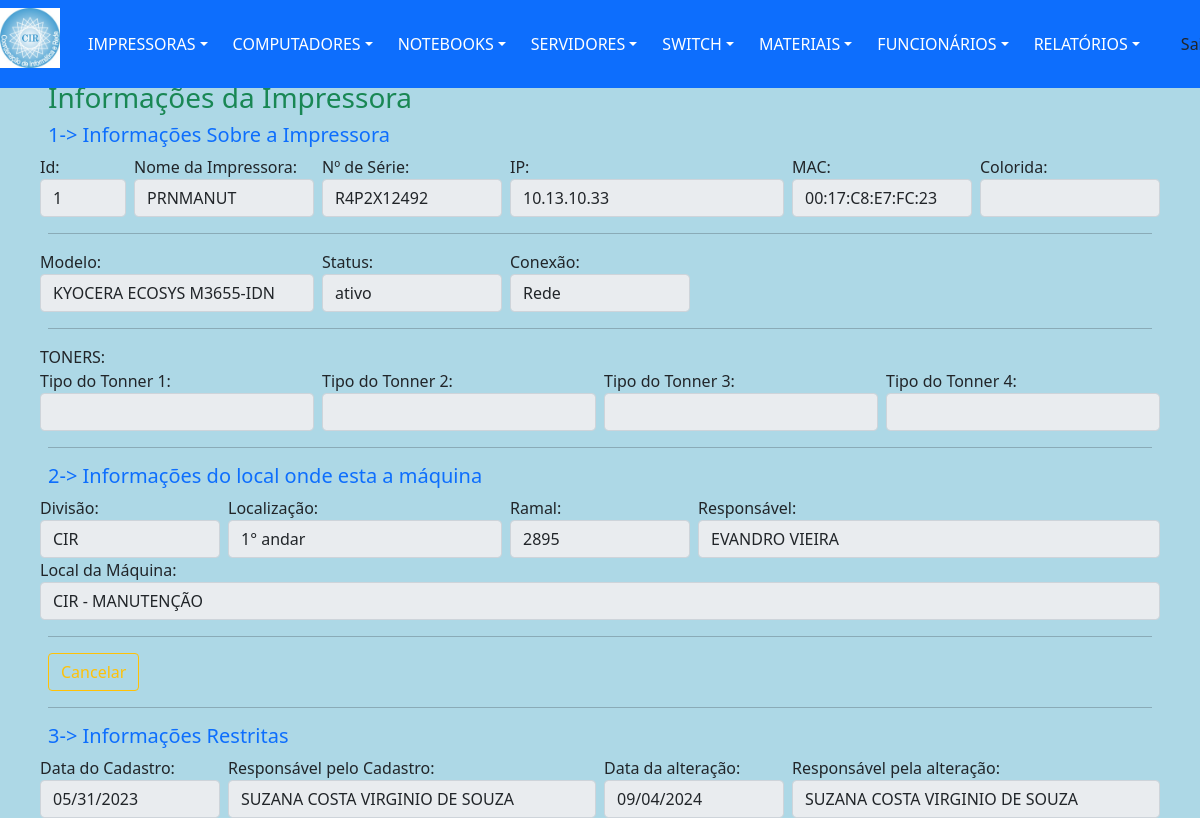
Page /views/impressoraDetalhes.php?action=1&id=1 (signed in) on the committed database.
### tables this page shows
CREATE TABLE `impressoras` (
  `idImpressora` int(11) NOT NULL,
  `nomeImpressora` varchar(20) DEFAULT NULL,
  `numSerie` varchar(50) DEFAULT NULL,
  `ipImpressora` varchar(15) DEFAULT NULL,
  `macImpressora` varchar(20) DEFAULT NULL,
  `tipoToner` int(11) DEFAULT NULL,
  `statusImpressora` varchar(7) DEFAULT NULL,
  `conexaoImp` varchar(5) DEFAULT 'Rede',
  `modeloImpressora` int(11) DEFAULT NULL,
  `dataCadastro` date DEFAULT NULL,
  `respCadastro` varchar(30) DEFAULT NULL,
  `dataAltCadastro` date DEFAULT NULL,
  `respAltCadastro` varchar(30) DEFAULT NULL,
  `obsImpressora` varchar(255) DEFAULT NULL,
  `idFuncionario` int(11) DEFAULT NULL,
  `idSetor` int(11) DEFAULT NULL
);

CREATE TABLE `modeloImpressora` (
  `idModelo` int(11) NOT NULL,
  `statusModelo` varchar(8) DEFAULT NULL,
  `modeloImpressora` varchar(250) DEFAULT NULL
);

CREATE TABLE `setor` (
  `idSetor` int(11) NOT NULL,
  `idDivisao` int(11) DEFAULT NULL,
  `localizacao` varchar(10) DEFAULT NULL,
  `ramal` varchar(4) DEFAULT NULL,
  `respSetor` varchar(30) DEFAULT NULL,
  `nomeLocal` varchar(150) DEFAULT NULL
);

CREATE TABLE `divisao` (
  `idDivisao` int(11) NOT NULL,
  `divisao` varchar(10) DEFAULT NULL
);

### dao/DAO-controleCir.php (called while the page is built, shortened)
<?php
	class ControleCirDAO
		{
            public function ListarOpcao($nomeTabela, $tipoOpcao, $valorOpcao)
                {
                    $conn = Database::connect();
                    $conn->exec('SET CHARACTER SET utf8');
                    $sql = "SELECT * FROM $nomeTabela WHERE $tipoOpcao LIKE '$valorOpcao' ";
                    try
                        {
                            $listar = $conn->query($sql);
                            $buscar = $listar->fetchAll(PDO::FETCH_OBJ);
                            $numRows = $listar->rowCount();
                        }
                    catch (PDOException $exc)
                        {
                            $buscar = $exc->getTraceAsString();
                        }
                    return $buscar;
                }
            public function Verificar($nomeTabela, $opcao1, $valor1)
                {
                    $conn = Database::connect();
                    $conn->exec('SET CHARACTER SET utf8');
                    $sql = "SELECT * FROM $nomeTabela WHERE $opcao1 = '$valor1' ";
                    try
                        {
                            $listar = $conn->query($sql);
                            $buscar = $listar->fetchAll(PDO::FETCH_OBJ);
                            $numRows = $listar->rowCount();
                        }
                    catch (PDOException $exc)
                        {
                            $buscar = $exc->getTraceAsString();
                        }
                    return $buscar;
                }
            public function Buscalocal($idSetor)
                {
                    $conn = Database::connect();
                    $conn->exec('SET CHARACTER SET utf8');
                    $sql = "SELECT * FROM setor s, divisao d
                    WHERE s.idSetor = '$idSetor'
                    AND s.idDivisao = d.idDivisao";
                     try
                        {
                            $listar = $conn->query($sql);
                            $buscar = $listar->fetchAll(PDO::FETCH_OBJ);
                        }
                    catch (PDOException $exc)
                        {
                            $buscar = $exc->getTraceAsString();
                        }
                    return $buscar;
                }
        }
?>

### controllers/impressoraBuscar.php (called while the page is built, shortened)
<?php
	include "../dao/DAO-controleCir.php";
    $idImpressora =  $_GET['id'];
    $nomeTabela = "impressoras";
    $opcao1 = "idImpressora";
    $valor1 = $idImpressora;
	$impAltDAO = new ControleCirDAO();
	foreach($impAltDAO->Verificar($nomeTabela, $opcao1, $valor1) as $imp)
		{
			$idImpressora = $imp->idImpressora;
			$nomeImpressora = $imp->nomeImpressora;
			$numSerie = $imp->numSerie;
            $ipImpressora = $imp->ipImpressora;
			$macImpressora = $imp->macImpressora;
			$colorida = $imp->colorida;
			$statusImpressora = $imp->statusImpressora;
			$conexaoImp = $imp->conexaoImp;
			$modeloImpressoraBd = $imp->modeloImpressora;
			$modeloDAO = new ControleCirDAO();
			$nomeTabela = "modeloImpressora";
			$tipoOpcao = "idModelo";
			foreach ($modeloDAO->ListarOpcao($nomeTabela, $tipoOpcao, $modeloImpressoraBd) as $res)
				{
					$modeloImpressora = $res->modeloImpressora;
				}
			$dataCadastroA = $imp->dataCadastro;
			$respCadastro = $imp->respCadastro;
            $idSetor = $imp->idSetor;
			$setorDAO = new ControleCirDAO();
			foreach($setorDAO->Buscalocal($idSetor) as $Setor)
				{
					$divisao1 = $Setor->divisao;
					$localizacao1 = $Setor->localizacao;
					$nomeLocal1 = $Setor->nomeLocal;
					$ramal1 = $Setor->ramal;
					$respSetComp1 = $Setor->respSetor;
				}
		}
?>

### views/impressoraDetalhes.php (the view, shortened to what this page needs)
<?php
    include "../template/menuPrincipal.php";
    require_once '../controllers/impressoraBuscar.php';
    include_once "../dao/DAO-controleCir.php";
?>
        <nav class="navbar navbar-dark">
            <div class="line col-md-12 p-5 position-absolute start-5 top-0 bottom-50 end-250">
                <h3 class="text-success">Informações da Impressora</h3>
                <form name="cadastro" id="cadastro" >
                    <fieldset>
                        <div class="row">
                            <label>
                                <h5 class="text-primary">1-> Informações Sobre a Impressora</h5>
                            </label>
                        </div>
                        <div class="row">
                            <div class="col px-md-1 col-md-1">
                                <label for="inputSuccess" class="control-label">Id:</label>
                                <input type="text" class="form-control" value="<?= $idImpressora;
                                                                                $_SESSION['idImpressora'] = $idImpressora; ?>" disabled>
                            </div>
                            <div class="col px-md-1 col-md-2">
                                <label for="inputSuccess" class="control-label">Nome da Impressora:</label>
                                <input type="text" class="form-control" value="<?= $nomeImpressora;
                                                                                $_SESSION['antNomeImp'] = $nomeImpressora; ?>" disabled>
                            </div>
                            <div class="col px-md-1 col-md-2">
                                <label for="inputSuccess" class="control-label">Nº de Série: </label>
                                <input type="text" class="form-control" value="<?= $numSerie;
                                                                                $_SESSION['antNumSerie'] = $numSerie ?>" disabled>
                            </div>
                            <div class="col px-md-1 col-md-3">
                                <label for="inputSuccess" class="control-label">IP: </label>
                                <input type="text" class="form-control" value="<?= $ipImpressora;
                                                                                $_SESSION['antNumIp'] = $ipImpressora ?>" disabled>
                            </div>
                            <div class="col px-md-1 col-md-2">
                                <label for="inputSuccess" class="control-label">MAC:</label>
                                <input type="text" class="form-control" value="<?= $macImpressora;
                                                                                $_SESSION['antNumMac'] = $macImpressora ?>" disabled>
                            </div>
                             <div class="col px-md-1 col-md-2">
                                <label for="inputSuccess" class="control-label">Colorida:</label>
                                <input type="text" class="form-control" value="<?= $colorida;
                                                                                $_SESSION['colorida'] = $colorida ?>" disabled>
                            </div>
                        </div>
                        <hr>
                        <div class="row">
                            <div class="col px-md-1 col-md-3">
                                <label for="inputSuccess" class="control-label">Modelo:</label>
                                <input type="text" class="form-control" value="<?php echo $modeloImpressora; ?>" disabled>
                            </div>
                            <div class="col px-md-1 col-md-2">
                                <label for="inputSuccess" class="control-label">Status:</label>
                                <input type="text" class="form-control" value="<?php echo $statusImpressora; ?>" disabled>
                            </div>
                            <div class="col px-md-1 col-md-2">
                                <label for="inputSuccess" class="control-label">Conexão:</label>
                                <input type="text" class="form-control" value="<?php echo $conexaoImp; ?>" disabled>
                            </div>
                        </div>
                        <hr>
                        <div class="row">
                            <div class="col px-md-1 col-md-12">
                                <label for="inputSuccess" class="control-label">TONERS:</label>
                            </div>
                        </div>
                        <div class="row">
                            <div class="col px-md-1 col-md-3">
                                <label class="control-label">Tipo do Tonner 1:</label>
                                <input type="text" class="form-control" value="<?php echo $tp[1]; ?>" disabled>
                            </div>
                            <div class="col px-md-1 col-md-3">
                                <label class="control-label">Tipo do Tonner 2:</label>
                                <input type="text" class="form-control" value="<?php echo $tp[2]; ?>" disabled>
                            </div>
                            <div class="col px-md-1 col-md-3">
                                <label class="control-label">Tipo do Tonner 3:</label>
                                <input type="text" class="form-control" value="<?php echo $tp[3]; ?>" disabled>
                            </div>
                            <div class="col px-md-1 col-md-3">
                                <label class="control-label">Tipo do Tonner 4:</label>
                                <input type="text" class="form-control" value="<?php echo $tp[4]; ?>" disabled>
                            </div>
                        </div>
                        <hr>
                        <div class="row">
                            <label>
                                <h5 class="text-primary">2-> Informações do local onde esta a máquina</h5>
                            </label>
                        </div>
                        <div class="row">
                            <div class="col px-md-1 col-md-2">
                                <label for="inputSuccess" class="control-label">Divisão:</label>
                                <input type="text" class="form-control" value="<?php echo $divisao1; ?>" disabled>
                            </div>
                            <div class="col px-md-1 col-md-3">
                                <label for="inputSuccess" class="control-label">Localização:</label>
                                <input type="text" class="form-control" value="<?php echo $localizacao1; ?>" disabled>
                            </div>
                            <div class="col px-md-1 col-md-2">
                                <label for="inputSuccess" class="control-label">Ramal: </label>
                                <input type="text" class="form-control" value="<?php echo $ramal1; ?>" disabled>
                            </div>
                            <div class="col px-md-1 col-md-5">
                                <label for="inputSuccess" class="control-label">Responsável: </label>
                                <input type="text" class="form-control" value="<?= $respSetComp1; ?>" disabled>
                            </div>
                        </div>
                        <div class="row">
                            <div class="col px-md-1 col-md-12">
                                <label for="inputSuccess" class="control-label">Local da Máquina: </label>
                                <input type="text" class="form-control" value="<?= $nomeLocal1; ?>" disabled>
                            </div>
                        </div>
                        <hr>
                        <div id="actions" class="row">
                            <div class="col-md-2">
                                <a href="../template/menuPrincipal.php"><button type="button" class="btn btn-outline-warning">Cancelar</button></a>
                            </div>
                        </div>
                        <hr>
                        <div class="row">
                            <label>
                                <h5 class="text-primary">3-> Informações Restritas</h5>
                            </label>
                        </div>
                        <div class="row">
                            <div class="col px-md-1 col-md-2">
                                <label for="inputSuccess" class="control-label">Data do Cadastro:</label>
                                <input type="date" class="form-control" value="<?= $dataCadastroA;
                                                                                $_SESSION['datacadastro'] = $dataCadastroA ?>" disabled>
                            </div>
                            <div class="col px-md-1 col-md-4">
                                <label for="inputSuccess" class="control-label">Responsável pelo Cadastro:</label>
                                <input type="text" class="form-control" value="<?= $respCadastro;
                                                                                $_SESSION['respCadastro'] = $respCadastro ?>" disabled>
                            </div>
                            <div class="col px-md-1 col-md-2">
                                <label for="inputSuccess" class="control-label">Data da alteração:</label>
                                <input type="date" class="form-control" value="<?php $date = date('Y-m-d');
                                                                                echo $date;
                                                                                $_SESSION['data'] = $date ?>" disabled>
                            </div>
                            <div class="col px-md-1 col-md-4">
                                <label for="inputSuccess" class="control-label">Responsável pela alteração:</label>
                                <input type="text" class="form-control" value="<?= $_SESSION['nomeFuncionario'] ?>" disabled>
                            </div>
                        </div>
                    </fieldset>
                </form>
            </div>
        </nav>
    </body>
</html>

### template/menuPrincipal.php (style rules this page uses)
body { background-color: #ADD8E6; }

### rows in the picture
impressoras: idImpressora "1", nomeImpressora "PRNMANUT", numSerie "R4P2X12492", ipImpressora "10.13.10.33", macImpressora "00:17:C8:E7:FC:23", statusImpressora "ativo", conexaoImp "Rede", dataCadastro "05/31/2023", respCadastro "SUZANA COSTA VIRGINIO DE SOUZA"
modeloimpressora: modeloImpressora "KYOCERA ECOSYS M3655-IDN"
setor: idDivisao.divisao "CIR", localizacao "1° andar", ramal "2895", respSetor "EVANDRO VIEIRA", nomeLocal "CIR - MANUTENÇÃO"
